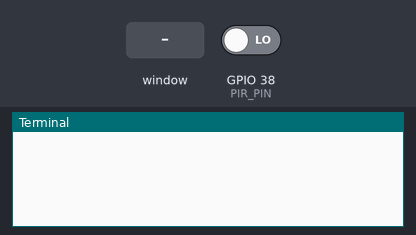
Bench run of a program on a simulated Raspberry Pi (BCM pin numbers). Shown: the last lines printed to the terminal. The inputs (shaded band) are chosen by the test bench; at power-on: GPIO 38 (PIR_PIN) LOW. The desktop window is not drawn, its controls go by their first labels and the mouse button is held 0.15 s.

Above: at 1.2 s.
1.3 s: control labelled "On" in the window clicked
At 2.4 s:
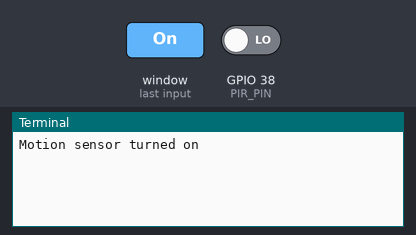
2.8 s: control labelled "Off" in the window clicked
At 3.5 s:
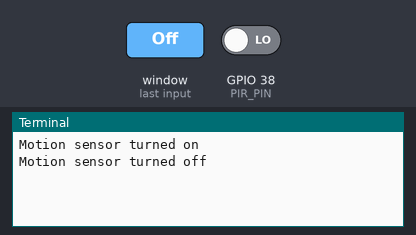

Measured:
- after the input at 1.3 s, the terminal: prints a new line at once (image 1)
- after the input at 2.8 s, the terminal: prints a new line at once (image 2)

The program:

c2.py
```python
import RPi.GPIO as GPIO
from tkinter import Tk, Button

# Set up GPIO
GPIO.setmode(GPIO.BCM)
PIR_PIN = 38 # GPIO pin connected to PIR motion sensor
GPIO.setup(PIR_PIN, GPIO.IN)

# Create Tkinter window
window = Tk()
window.title("Motion Sensor Control")

# Variable to track current state
sensor_state = False

# Function to toggle sensor state
def toggle_sensor():
    global sensor_state
    if sensor_state:
        sensor_state = False
        GPIO.remove_event_detect(PIR_PIN)
        print("Motion sensor turned off")
    else:
        sensor_state = True
        GPIO.add_event_detect(PIR_PIN, GPIO.RISING)
        print("Motion sensor turned on")

# Function to handle PIR motion detection
def motion_detected(channel):
    print("Motion detected!")

# Configure event detection
#GPIO.add_event_callback(PIR_PIN, motion_detected)

# Create GUI buttons
on_button = Button(window, text="On", command=toggle_sensor)
on_button.pack()

off_button = Button(window, text="Off", command=toggle_sensor)
off_button.pack()

# Start Tkinter event loop
window.mainloop()

# Clean up GPIO on program exit
GPIO.cleanup()
```
